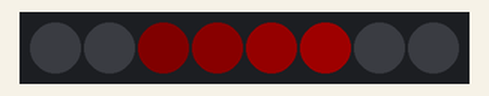
Bench run of a program on a simulated ESP32 board running MicroPython. Parts: 8 RGB LEDs in strip order, left to right. Dim RGB values are drawn brighter than linear; random numbers come from a fixed seed; what the program prints to the serial console is not drawn.

Above: at 34.28 s.
At 61.1 s:
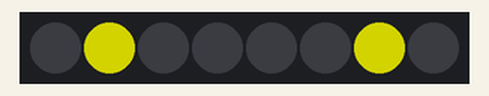
At 76.9 s:
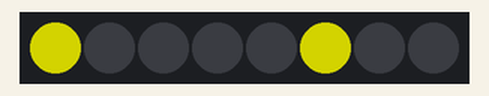
At 94.3 s:
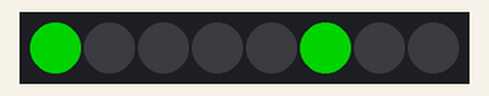
At 103.9 s:
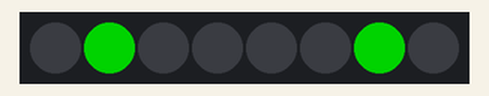
At 118.5 s:
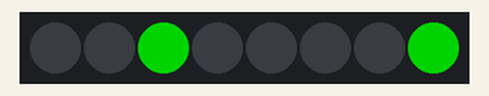
Timing chart, 0 to 124.9 s (numbered marks = the images above):
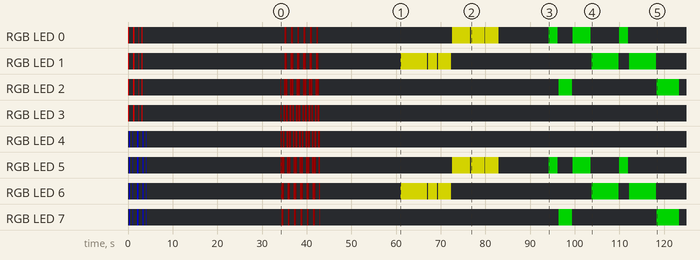

Measured:
- what the display in image 1 shows lasts 6.0 s, from 61.0 s to 67.0 s
- what the display in image 2 shows lasts 3.0 s, from 76.8 s to 79.8 s
- what the display in image 3 shows lasts 2.0 s, from 94.2 s to 96.2 s

The program:

main_skull.py
```python
import blinkt
from time import sleep,ticks_cpu
from machine import reset
import random
import gc

print("Press Ctrl+C to stop script...")

# Random numbers are the same every reset (this appears to fix it)
random.seed(ticks_cpu())
for x in range(0,random.randint(25,75)): random.random()
random.seed(ticks_cpu())

def eyes_forward(seconds,r,g,b):
    blinkt.clear()
    blinkt.set_pixel(1,r,g,b)
    blinkt.set_pixel(6,r,g,b)
    sleep(seconds)
    blinkt.clear()
    sleep(0.2)

def eyes_left(seconds,r,g,b):
    blinkt.clear()
    blinkt.set_pixel(0,r,g,b)
    blinkt.set_pixel(5,r,g,b)
    sleep(seconds)
    blinkt.clear()
    sleep(0.2)

def eyes_right(seconds,r,g,b):
    blinkt.clear()
    blinkt.set_pixel(2,r,g,b)
    blinkt.set_pixel(7,r,g,b)
    sleep(seconds)
    blinkt.clear()
    sleep(0.2)

def eyes_looking(cycles):
    blinkt.clear()
    states = (eyes_forward, eyes_left, eyes_right)
    loops = 1

    green  = (0,255,0)
    red    = (255,0,0)
    blue   = (0,0,255)
    purple = (255,0,255)
    teal   = (0,255,255)
    yellow = (255,255,0)
    orange = (255,50,0)
    white  = (255,255,255)
    eye_color = (green, red, blue, purple, orange, yellow)
    r,g,b = random.choice(eye_color)

    blinkt.set_brightness(random.randint(1,10)/100)

    while loops < cycles:
        random_function = random.choice(states)
        open = random.randint(2,6)
        random_function(open,r,g,b)
        loops += 1
    blinkt.clear()


def larson_scanner(cycles):
    blinkt.clear()
    blinkt.set_brightness(0.5)
    loops = 1

    # The idea is that the leading LED is at 100%, the next at 75%, 50%, etc.
    # They then follow each other across the LED bar
    i = {0:0, 25:1, 50:2, 75:3, 100:4}          # Initialize Starting Brightness
    direction = {0:1, 25:1, 50:1, 75:1, 100:1}  # Initialize Starting Direction

    while loops < cycles:
        for n in (0,25,50,75,100): # For each brightness level
            if i[n] == 7:  # Upper Bound LED
                direction[n] = -1  # Reverse direction
            if i[n] == 0:  # Lower Bound LED
                direction[n] =  1  # Forward direction
            i[n] = i[n] + direction[n]

        #print(i[0], i[25], i[50], i[75], i[100])
        blinkt.set_pixel(i[0],   100, 0, 0, 0.00) # Trailing LED's will stay at low Brightness
        blinkt.set_pixel(i[25],  100, 0, 0, 0.05) # Adjust brightness of each pixel to get a clean look
        blinkt.set_pixel(i[50],  100, 0, 0, 0.10)
        blinkt.set_pixel(i[75],  100, 0, 0, 0.20)
        blinkt.set_pixel(i[100], 100, 0, 0, 0.30)
        blinkt.show()
        sleep(0.1)
        loops += 1
    blinkt.clear()


def police(cycles):
    blinkt.clear()
    sleep_interval = 0.05  # Seconds
    blinkt.set_brightness(1)
    loops = 1

    while loops < cycles:
        # Blink Red Three Times
        for x in range(3):
            # Turn lights on
            blinkt.set_pixel(0,255,0,0)
            blinkt.set_pixel(1,255,0,0)
            blinkt.set_pixel(2,255,0,0)
            blinkt.set_pixel(3,255,0,0)
            blinkt.show()
            sleep(sleep_interval)

            # Turn lights off
            blinkt.clear()
            blinkt.show()
            sleep(sleep_interval)

        # Blink Blue Three Times
        for x in range(3):
            # Turn lights on
            blinkt.set_pixel(4,0,0,255)
            blinkt.set_pixel(5,0,0,255)
            blinkt.set_pixel(6,0,0,255)
            blinkt.set_pixel(7,0,0,255)
            blinkt.show()
            sleep(sleep_interval)

            # Turn lights off
            blinkt.clear()
            blinkt.show()
            sleep(sleep_interval)

        loops += 1
    blinkt.clear()


try:
    while True:
        gc.collect()
        weighted_choice = random.randint(0,100)
        if weighted_choice < 90:
            eyes_looking(random.randint(5,10))
        elif weighted_choice < 95:
            police(random.randint(5,10))
        else:
            larson_scanner(random.randint(50,90))
        sleep(random.randint(5,30))

except KeyboardInterrupt:
    blinkt.clear()
```

blinkt.py
```python
# Brandon Gant
# Created: 2020-10-07
#
# Wiring:
#    Blinkt  4  <-->  ESP32 5V
#    Blinkt  6  <-->  ESP32 GND
#    Blinkt 16  <-->  ESP32 SPI MOSI (Data)
#    Blinkt 18  <-->  ESP32 SPI SCK (Clock)
#
# MicroPython Configuration:
#    put micropython_dotstar.py
#    put blinkt.py
#    put <Blinkt script wrritten for Raspberry Pi>.py
#
# Usage:
#    import <Blinkt script written for Raspberry Pi>
#
# Sources:
#    https://github.com/mattytrentini/micropython-dotstar
#    https://pinout.xyz/pinout/blinkt
#    https://randomnerdtutorials.com/esp32-pinout-reference-gpios/
#

from micropython_dotstar import DotStar
from machine import SPI,Pin,reset

spi = SPI(sck=Pin(18), mosi=Pin(23), miso=Pin(19))  # Pin 19 is not used or wired
dotstar = DotStar(spi, 8)  # 8 LED's to Control (0 thru 7)

def clear():
    dotstar.fill((0,0,0))

def show():
    dotstar.show()

def set_pixel(led,red,green,blue,brightness=0.5):
    dotstar[led] = (red,green,blue,brightness)

def set_brightness(brightness):
    dotstar.brightness = brightness  # 0.1 to 1.0

def set_clear_on_exit():
    # Not sure what to do with this command
    return
```
